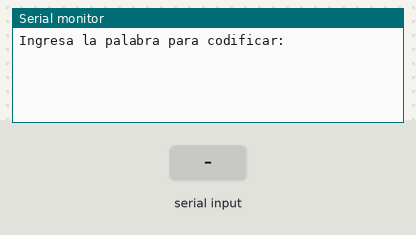
The sketch below on a simulated Arduino Uno, built with avr-gcc and run on an emulated ATmega328P. On the bench: the last lines printed to the serial monitor. The inputs (shaded band) are chosen by the test bench.

Above: at 1.2 s.
1.3 s: "1" received over Serial
At 3.1 s:
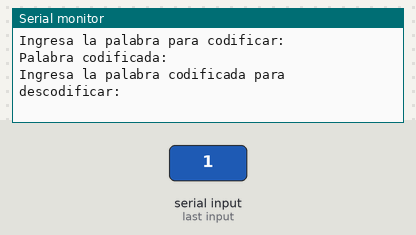
3.8 s: "0" received over Serial
At 5.3 s:
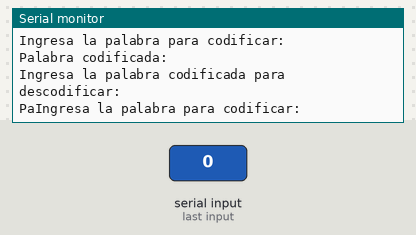

Measured:
- after the input at 1.3 s, the serial monitor: prints a new line after 1.0 s (image 1)
- after the input at 3.8 s, the serial monitor: prints a new line after 1.0 s (image 2)

The sketch:

coder_and_decoder.ino
```cpp
String clave = "hola";
int a = 0;
int b = 0;
int c = 0;
String palabra = "";
bool modoCodificar = true;  // True para codificar, False para descodificar

void setup() {
    Serial.begin(9600);
    Serial.println("Ingresa la palabra para codificar:");
}

void loop() {
    if (Serial.available() > 0) {
        palabra = Serial.readString();
        a = clave.length();
        b = palabra.length() - 1;

        if (modoCodificar) {
            char pal_cod[b];  // Crear espacio para la cadena codificada

            for (int i = 0; i < b; i++) {
                c = (clave[i % a] + palabra[i] - 2 * 97) % 25 + 97;
                pal_cod[i] = char(c);
            }
            pal_cod[b] = '\0';  // Terminar la cadena con el carácter nulo
            Serial.println("Palabra codificada:");
            Serial.println(pal_cod);

            modoCodificar = false;  // Cambiar a modo de descodificar
            Serial.println("Ingresa la palabra codificada para descodificar:");
        } else {
            char pal_cod[b];
            palabra.toCharArray(pal_cod, b + 1);  // Convertir la entrada a char array
            descodificar(pal_cod, b);

            modoCodificar = true;  // Cambiar a modo de codificar
            Serial.println("Ingresa la palabra para codificar:");
        }
    }
}

void descodificar(char pal_cod[], int b) {
    char palabra_desencriptada[b];
    for (int i = 0; i < b; i++) {
        int temp = (pal_cod[i] - 97 - (clave[i % a] - 2 * 97) + 28) % 25 + 97;
        palabra_desencriptada[i] = char(temp);
    }
    palabra_desencriptada[b] = '\0';  // Terminar la cadena con un carácter nulo
    Serial.println("Palabra descodificada:");
    Serial.println(palabra_desencriptada);
}
```
